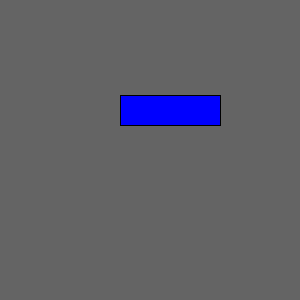
Frame 1 (no input)
Frame 60 (the mouse pressed at the canvas centre just before this capture): identical to frame 1, image omitted
Frame 120 (the mouse held since frame 60 and released just before this capture): identical to frame 1, image omitted

The Processing sketch that drew this single still picture (run headless with seeded random() and noise(); from frame 60 on, the mouse is pressed at the canvas centre):

// Processing sketch: buttonState
// ── buttonState.pde
// code 1 FA 18
// bryan ma

// this sketch creates a Button class that changes a 'pressed' boolean
// from false to true, and vice versa, when clicked on. pressing once
// is all that's needed to change the state. 

// create a different Button class that also has a 'pressed' boolean, 
// but unlike the other Button, the mouse needs to be held on the button
// in order to set it to true. releasing the mouse button or moving it off
// the button returns the boolean to false.

// finally, check in the sketch for the state of the buttons (see the 
// getButtonStatus() method for an example of how to access their state
// and create some kind of visual effect whenever the buttons are active. 


Button button;

void setup() {
  size(300, 300);
  button = new Button(120, 95, 100, 30);
}

void draw() {
  background(100);
  button.display();
  button.checkPressed();
}

void mousePressed() {
  //button.checkPressed();
}

class Button {
  boolean held;
  float x, y;
  float w, h;
  
  Button(float x, float y, float w, float h) {
    this.x = x;
    this.y = y;
    this.w = w;
    this.h = h;
  }
  
  void checkPressed() {
    if (mouseX > x && mouseX < x + w && mouseY > y && mouseY < y + h && mousePressed) {
      held = true;
    } else {
      held = false;
    }
  }
  
  void display() {
    if (held) {
      fill(255,0,0);
    } else {
      fill(0,0,255);
    }
    rect(x, y, w, h);
  }
  
  //boolean getButtonStatus() {
  //  return held;
  //}
}
